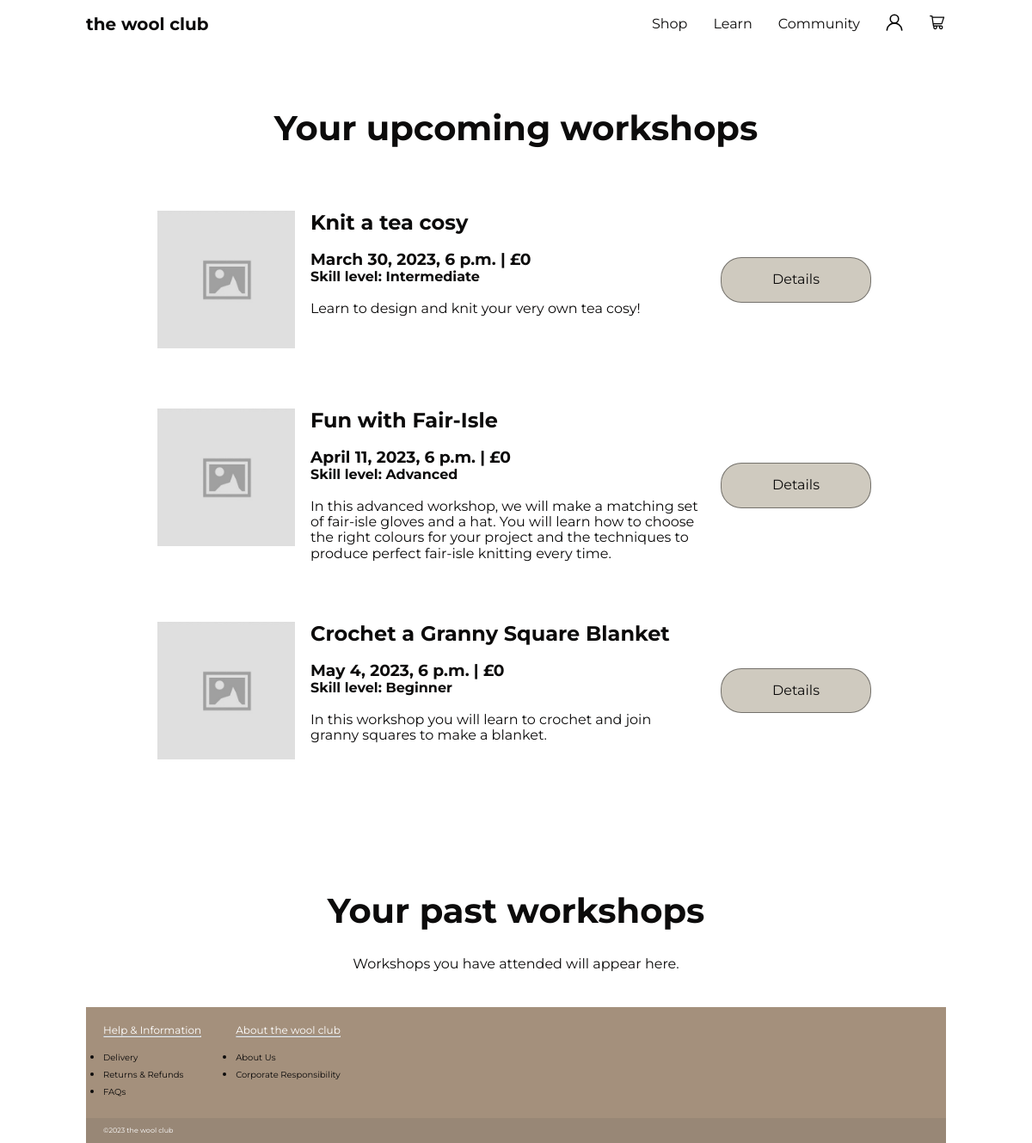
/learn/my_workshops/ (signed in), run on an earlier commit of the app's database.
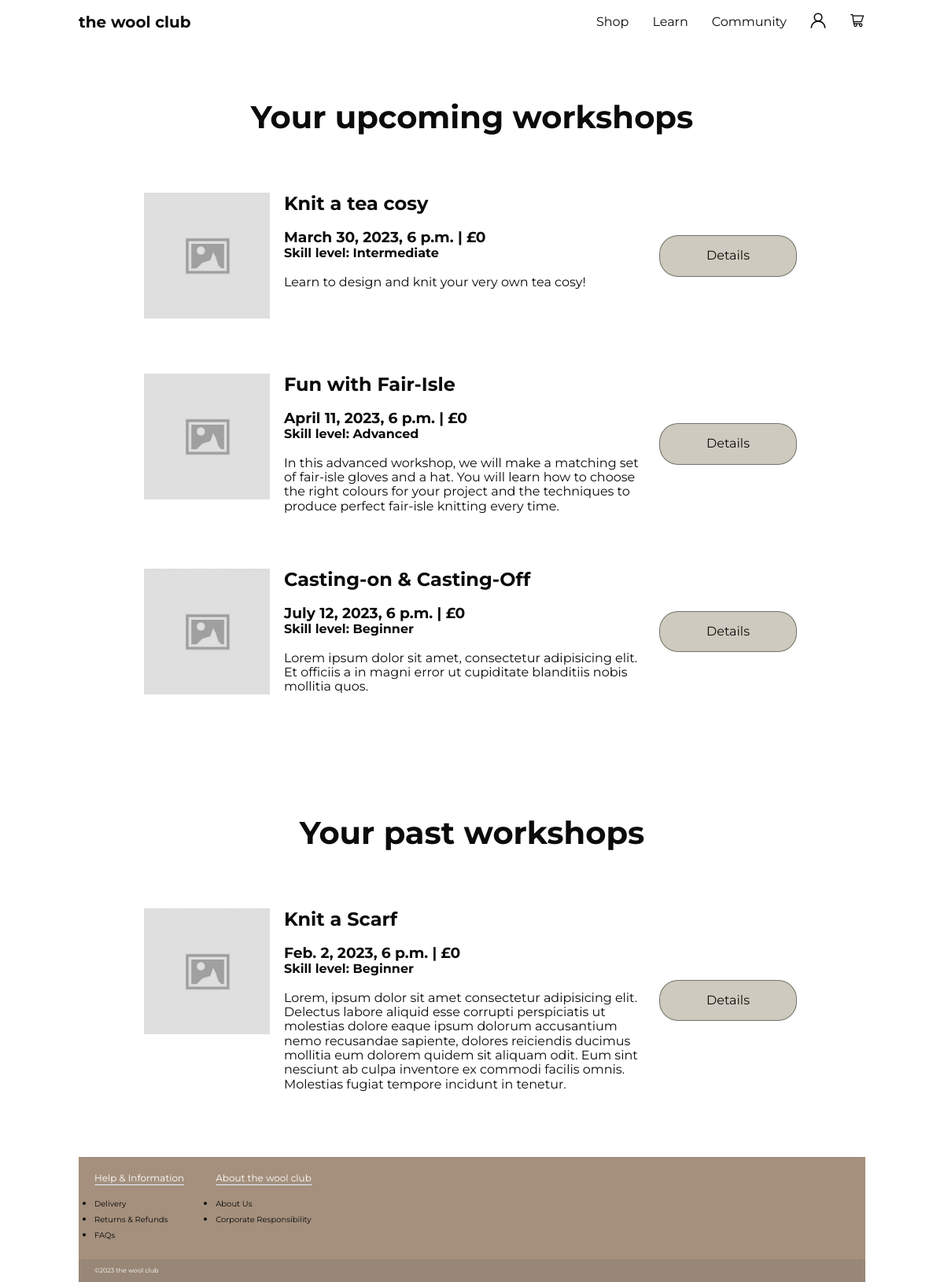
And on a later commit of the database.
### learn/models.py (models this page shows, shortened)
class Workshop(models.Model):
    title = models.CharField(max_length=255)
    description = models.TextField()
    datetime = models.DateTimeField()
    cost = models.IntegerField()
    keywords = models.TextField()
    skill_level = models.TextField()
    location = models.TextField()
    duration = models.IntegerField(default=3)

### learn/views.py (the view)
# urls.py: path('my_workshops/', views.my_workshops, name="my_workshops"),
@login_required
def my_workshops(request):
    today = datetime.today()
    profile = check_if_user_profile(request)
    attending = profile.attending.all().filter(
        datetime__gte=today).order_by("datetime")
    attended = profile.attending.all().filter(
        datetime__lt=today).order_by("datetime")
    return render(request, 'registration/my_workshops.html', {"attending": attending, "attended": attended})

### learn/views.py (called while the page is built)
def check_if_user_profile(request):
    if request.user.is_authenticated:
        [profile, created] = UserProfile.objects.get_or_create(
            user=request.user)
        return profile

### templates/registration/my_workshops.html
{% extends 'base.html' %}
{% block content %}
    <section class="card-background">
        <section class="card save-card">
            <h2 class="save-card-header">Your upcoming workshops</h2>
            {% if attending %}
            {% include 'partials/workshops.html' with workshops=attending %}
            {% else %}
            <p class="centered">You have no upcoming workshops! Check out our workshops <a href="{% url 'class_list'%}">here.</a></p>
            {% endif %}
        </section>
    </section>
    <section class="card-background">
      <section class="card save-card">
        <h2 class="save-card-header">Your past workshops</h2>
        {% if attended|length > 0 %}
        {% include 'partials/workshops.html' with workshops=attended %}
        {% else %}
        <p class="centered">Workshops you have attended will appear here.</p>
        {% endif %}
        </section>
    </section>
{% endblock %}

### templates/partials/workshops.html
{% load static %}
<ul class="card-background">
    {% for workshop in workshops %}
      <li class="workshop">
        <div class="workshop__image-text">
          <img class="workshop-image" src="{% static 'images/image_placeholder.jpg' %}" alt="">
          <div class="workshop-text__list">
          <h2 class="bold">{{ workshop.title }}</h2>
          <br>
          <h3>{{ workshop.datetime }} | £{{ workshop.cost }}</h3>
          <h4>Skill level: {{ workshop.skill_level }}</h4>
          <br>
          <p>{{ workshop.description }}</p>
          </div>
        </div>
        <div class="workshop-controls">
          <a class="button" href="{% url 'class_details' workshop.title %}">Details</a>
        </div>
      </li>
    {% endfor %}
  </ul>

What changed in the data, as far as the page shows it:
no longer on this page (row unchanged): Workshop: title "Crochet a Granny Square Blanket", datetime "May 4, 2023, 6 p.m.", cost "0", skill_level "Beginner", description "In this workshop you will learn to crochet and join granny squares to make a blanket."
now on this page (row unchanged): Workshop: title "Casting-on & Casting-Off", datetime "July 12, 2023, 6 p.m.", cost "0", skill_level "Beginner", description "Lorem ipsum dolor sit amet, consectetur adipisicing elit. Et officiis a in magni error ut cupiditate blanditiis nobis mollitia quos."
added Workshop: title "Knit a Scarf", datetime "Feb. 2, 2023, 6 p.m.", cost "0", skill_level "Beginner", description "Lorem, ipsum dolor sit amet consectetur adipisicing elit. Delectus labore aliquid esse corrupti perspiciatis ut molestias dolore eaque ipsum dolorum accusantium nemo recusandae sapiente, dolores reiciendis ducimus mollitia eum dolorem quidem sit aliquam odit. Eum sint nesciunt ab culpa inventore ex commodi facilis omnis. Molestias fugiat tempore incidunt in tenetur."
Also different on the page:
text no longer shown: "Workshops you have attended will appear here."
